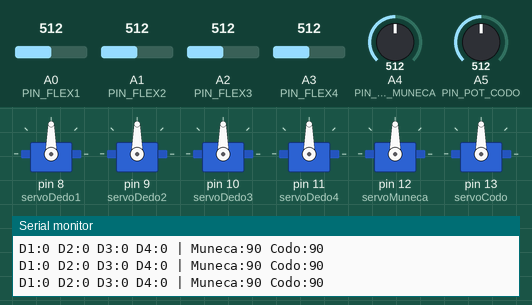
Recording of a sketch running on a simulated Arduino Uno, built with avr-gcc and run on an emulated ATmega328P. Parts: 6 × servo, the last lines printed to the serial monitor. The inputs (shaded band) are chosen by the test bench; at power-on: A0 (PIN_FLEX1) = 512, A3 (PIN_FLEX4) = 512, A4 (PIN_POT_MUNECA) = 512, A5 (PIN_POT_CODO) = 512, A1 (PIN_FLEX2) = 512, A2 (PIN_FLEX3) = 512.

Above: at 1.2 s.
1.3 s: A0 (PIN_FLEX1) set to 716
At 2.3 s:
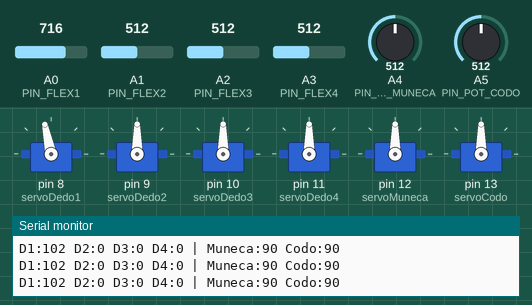
2.8 s: A3 (PIN_FLEX4) set to 716
At 4.0 s:
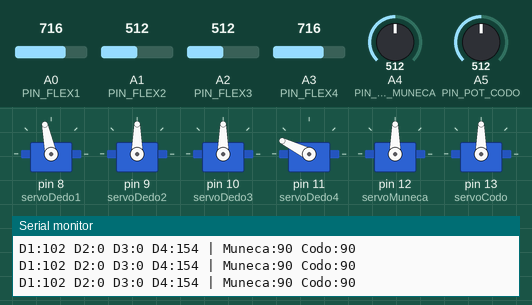
4.3 s: A4 (PIN_POT_MUNECA) set to 554
At 5.3 s:
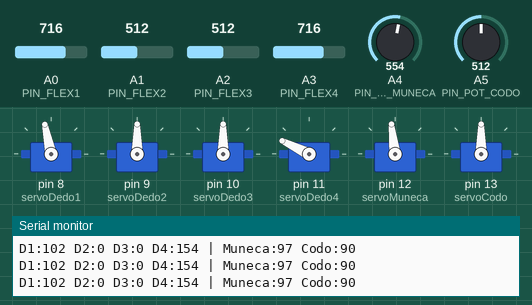
7.3 s: A4 (PIN_POT_MUNECA) set to 583
At 8.1 s:
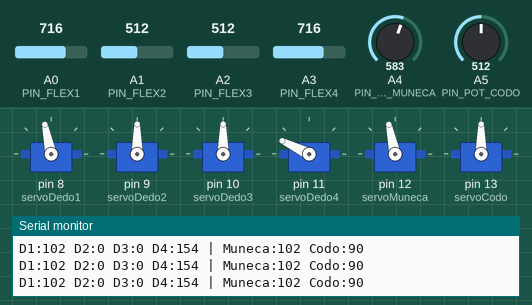
8.8 s: A5 (PIN_POT_CODO) set to 553
At 9.4 s:
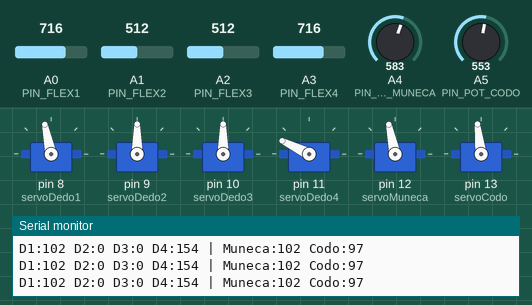
11.8 s: A5 (PIN_POT_CODO) set to 581
At 12.6 s:
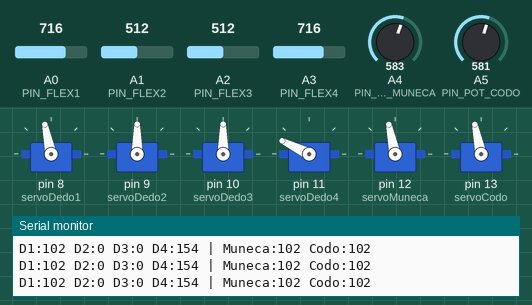
Timing chart, 0 to 14.3 s (numbered marks = the images above; inputs shaded):
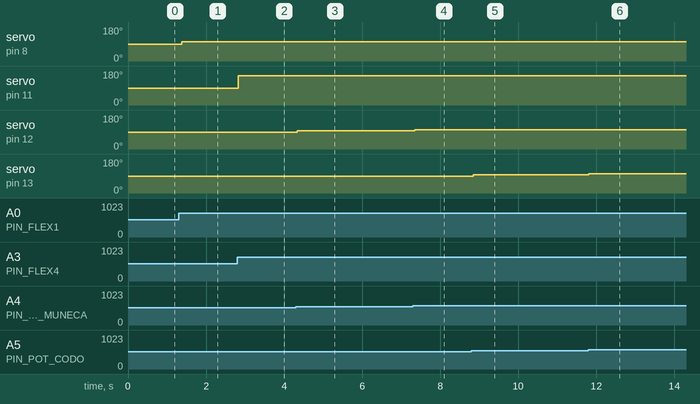

Measured:
- after the input at 1.3 s, servo on pin 8 (servoDedo1): 90° → 102° after 0.08 s
- after the input at 2.8 s, servo on pin 11 (servoDedo4): 90° → 154° at once
- after the input at 4.3 s, servo on pin 12 (servoMuneca): 90° → 97° at once
- after the input at 7.3 s, servo on pin 12 (servoMuneca): 97° → 102° at once
- after the input at 8.8 s, servo on pin 13 (servoCodo): 90° → 97° after 0.05 s
- after the input at 11.8 s, servo on pin 13 (servoCodo): 97° → 102° at once

The sketch:

mano-felx.ino
```cpp
#include <Servo.h>

// ---------- SERVOS ----------
Servo servoDedo1; // Pulgar          - pin 8
Servo servoDedo2; // Índice          - pin 9
Servo servoDedo3; // Corazón         - pin 10
Servo servoDedo4; // Meñique+Anular  - pin 11
Servo servoMuneca; // Muñeca         - pin 12
Servo servoCodo;   // Codo           - pin 13

// ---------- PINES ANALÓGICOS ----------
const int PIN_FLEX1 = A0;
const int PIN_FLEX2 = A1;
const int PIN_FLEX3 = A2;
const int PIN_FLEX4 = A3;
const int PIN_POT_MUNECA = A4;
const int PIN_POT_CODO   = A5;

// ---------- CALIBRACIÓN INDIVIDUAL (con guante puesto) ----------
const int DEDO1_CERRADO = 708, DEDO1_ABIERTO = 722;
const int DEDO2_CERRADO = 731, DEDO2_ABIERTO = 739;
const int DEDO3_CERRADO = 734, DEDO3_ABIERTO = 745;
const int DEDO4_CERRADO = 710, DEDO4_ABIERTO = 717;

// ---------- ZONA MUERTA INDIVIDUAL POR DEDO ----------
const int DEADBAND_DEDO1 = 4;
const int DEADBAND_DEDO2 = 7;
const int DEADBAND_DEDO3 = 7;
const int DEADBAND_DEDO4 = 8;

// ---------- MUESTRAS PARA SUAVIZADO ----------
const int MUESTRAS = 30;

int ultimoAngulo1 = 0, ultimoAngulo2 = 0, ultimoAngulo3 = 0, ultimoAngulo4 = 0;

void setup()
{
  pinMode(PIN_FLEX1, INPUT);
  pinMode(PIN_FLEX2, INPUT);
  pinMode(PIN_FLEX3, INPUT);
  pinMode(PIN_FLEX4, INPUT);
  pinMode(PIN_POT_MUNECA, INPUT);
  pinMode(PIN_POT_CODO, INPUT);

  servoDedo1.attach(8, 500, 2500);
  servoDedo2.attach(9, 500, 2500);
  servoDedo3.attach(10, 500, 2500);
  servoDedo4.attach(11, 500, 2500);
  servoMuneca.attach(12, 500, 2500);
  servoCodo.attach(13, 500, 2500);

  Serial.begin(9600);
}

int leerSuavizado(int pin)
{
  long suma = 0;
  for (int i = 0; i < MUESTRAS; i++) {
    suma += analogRead(pin);
    delayMicroseconds(200);
  }
  return suma / MUESTRAS;
}

int calcularAngulo(int pin, int valCerrado, int valAbierto)
{
  int valor = leerSuavizado(pin);
  valor = constrain(valor, valCerrado, valAbierto);
  int angulo = map(valor, valCerrado, valAbierto, 0, 180);
  return angulo;
}

void moverSiCambia(Servo &servo, int nuevoAngulo, int &ultimoAngulo, int deadband)
{
  if (abs(nuevoAngulo - ultimoAngulo) >= deadband) {
    servo.write(nuevoAngulo);
    ultimoAngulo = nuevoAngulo;
  }
}

void loop()
{
  // ----- DEDOS -----
  int angDedo1 = calcularAngulo(PIN_FLEX1, DEDO1_CERRADO, DEDO1_ABIERTO);
  int angDedo2 = calcularAngulo(PIN_FLEX2, DEDO2_CERRADO, DEDO2_ABIERTO);
  int angDedo3 = calcularAngulo(PIN_FLEX3, DEDO3_CERRADO, DEDO3_ABIERTO);
  int angDedo4 = calcularAngulo(PIN_FLEX4, DEDO4_CERRADO, DEDO4_ABIERTO);

  moverSiCambia(servoDedo1, angDedo1, ultimoAngulo1, DEADBAND_DEDO1);
  moverSiCambia(servoDedo2, angDedo2, ultimoAngulo2, DEADBAND_DEDO2);
  moverSiCambia(servoDedo3, angDedo3, ultimoAngulo3, DEADBAND_DEDO3);
  moverSiCambia(servoDedo4, angDedo4, ultimoAngulo4, DEADBAND_DEDO4);

  // ----- MUÑECA Y CODO (sin cambios) -----
  int valPotMuneca = analogRead(PIN_POT_MUNECA);
  int valPotCodo   = analogRead(PIN_POT_CODO);

  int angMuneca = map(valPotMuneca, 0, 1023, 0, 180);
  int angCodo   = map(valPotCodo, 0, 1023, 0, 180);

  servoMuneca.write(angMuneca);
  servoCodo.write(angCodo);

  // ----- DEBUG -----
  Serial.print("D1:"); Serial.print(angDedo1);
  Serial.print(" D2:"); Serial.print(angDedo2);
  Serial.print(" D3:"); Serial.print(angDedo3);
  Serial.print(" D4:"); Serial.print(angDedo4);
  Serial.print(" | Muneca:"); Serial.print(angMuneca);
  Serial.print(" Codo:"); Serial.println(angCodo);

  delay(15);
}
```
